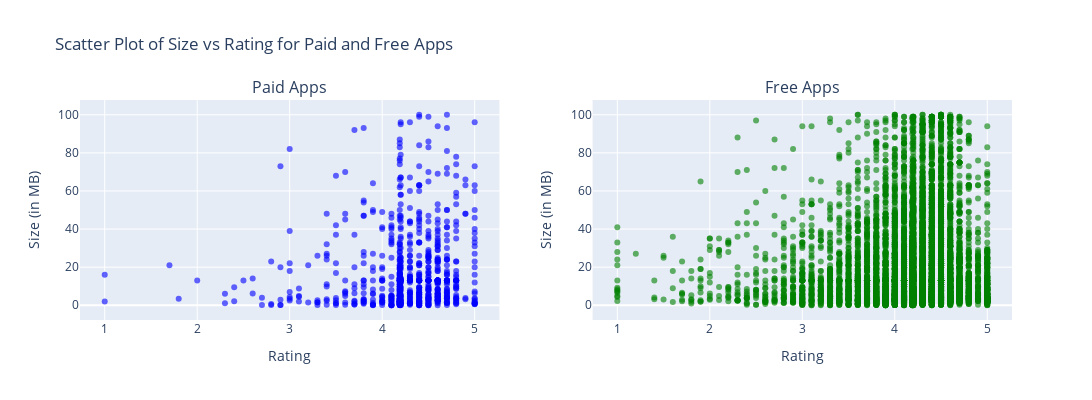

Notebook source saved alongside this figure:
### Code cell
import plotly.graph_objects as go
from plotly.subplots import make_subplots

# סינון האפליקציות בתשלום והסרת ערכים חסרים
paid_apps = apps[apps['Type'] == 'Paid'].dropna(subset=['Rating', 'Size_MB'])

# סינון האפליקציות החינמיות והסרת ערכים חסרים
free_apps = apps[apps['Type'] == 'Free'].dropna(subset=['Rating', 'Size_MB'])

# יצירת גרפים כפולים עם Plotly
fig = make_subplots(rows=1, cols=2, subplot_titles=("Paid Apps", "Free Apps"))

# גרף פיזור עבור אפליקציות בתשלום
scatter_paid = go.Scatter(x=paid_apps['Rating'], y=paid_apps['Size_MB'], mode='markers',
                          marker=dict(color='blue', opacity=0.6), name='Paid Apps')
fig.add_trace(scatter_paid, row=1, col=1)

# גרף פיזור עבור אפליקציות חינמיות
scatter_free = go.Scatter(x=free_apps['Rating'], y=free_apps['Size_MB'], mode='markers',
                          marker=dict(color='green', opacity=0.6), name='Free Apps')
fig.add_trace(scatter_free, row=1, col=2)

# עדכון פרטי התצוגה של הגרפים
fig.update_layout(title_text='Scatter Plot of Size vs Rating for Paid and Free Apps',
                  width=1100, height=400, showlegend=False)

# הגדרת שמות צירים לכל גרף בנפרד
fig.update_xaxes(title_text='Rating', row=1, col=1)
fig.update_yaxes(title_text='Size (in MB)', row=1, col=1)

fig.update_xaxes(title_text='Rating', row=1, col=2)
fig.update_yaxes(title_text='Size (in MB)', row=1, col=2)

# הצגת הגרף
fig.show()

### Figure 1 — Plotly figure (JSON) as saved in the notebook; plotly's stock layout.template omitted (floating-point values rounded to 4 significant figures; data arrays with more than 128 entries replaced by an {"elided": "..."} marker saying what was removed)
{"data": [{"marker": {"color": "blue", "opacity": 0.6}, "mode": "markers", "name": "Paid Apps", "type": "scatter", "x": {"elided": "751 float values"}, "xaxis": "x", "y": {"elided": "751 float values"}, "yaxis": "y"}, {"marker": {"color": "green", "opacity": 0.6}, "mode": "markers", "name": "Free Apps", "type": "scatter", "x": {"elided": "9573 float values"}, "xaxis": "x2", "y": {"elided": "9573 float values"}, "yaxis": "y2"}], "layout": {"annotations": [{"font": {"size": 16}, "showarrow": false, "text": "Paid Apps", "x": 0.225, "xanchor": "center", "xref": "paper", "y": 1, "yanchor": "bottom", "yref": "paper"}, {"font": {"size": 16}, "showarrow": false, "text": "Free Apps", "x": 0.775, "xanchor": "center", "xref": "paper", "y": 1, "yanchor": "bottom", "yref": "paper"}], "height": 400, "showlegend": false, "title": {"text": "Scatter Plot of Size vs Rating for Paid and Free Apps"}, "width": 1100, "xaxis": {"anchor": "y", "autorange": true, "domain": [0, 0.45], "range": [0.7331, 5.267], "title": {"text": "Rating"}, "type": "linear"}, "xaxis2": {"anchor": "y2", "autorange": true, "domain": [0.55, 1], "range": [0.7331, 5.267], "title": {"text": "Rating"}, "type": "linear"}, "yaxis": {"anchor": "x", "autorange": true, "domain": [0, 1], "range": [-7.728, 107.7], "title": {"text": "Size (in MB)"}, "type": "linear"}, "yaxis2": {"anchor": "x2", "autorange": true, "domain": [0, 1], "range": [-7.734, 107.7], "title": {"text": "Size (in MB)"}, "type": "linear"}}}
